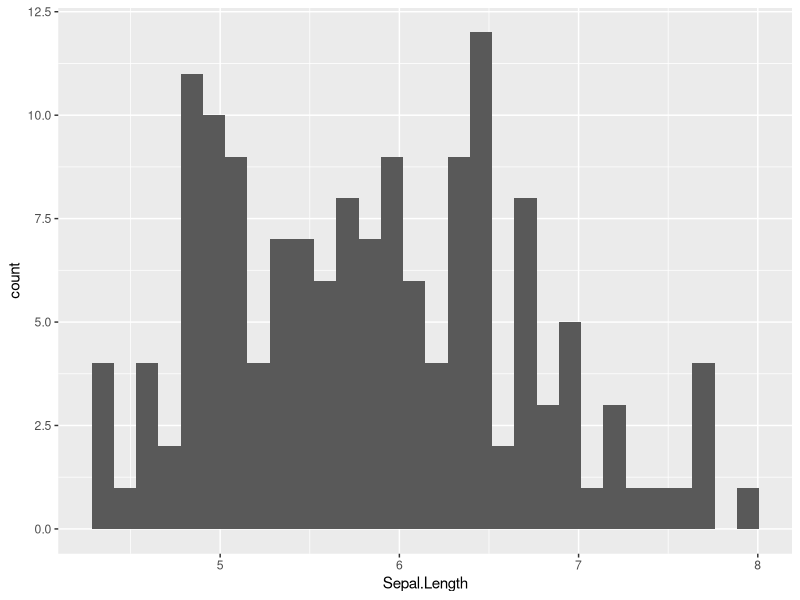
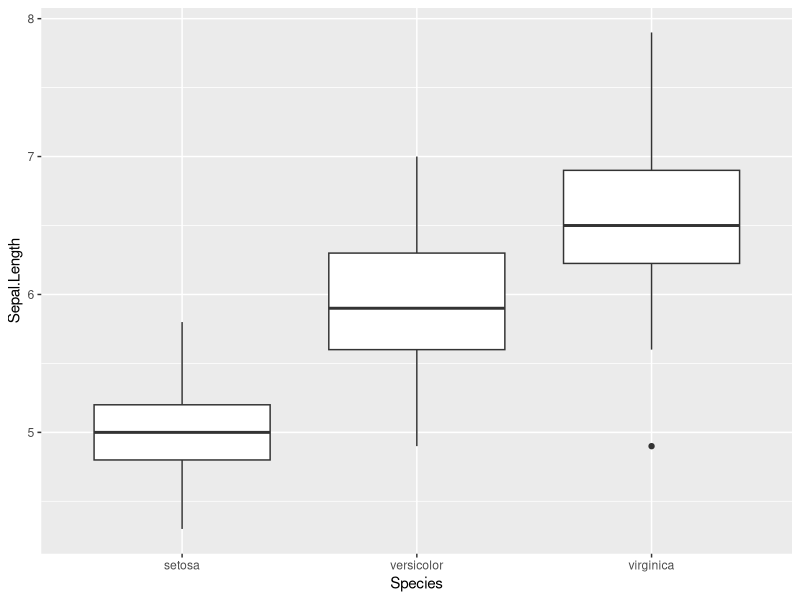
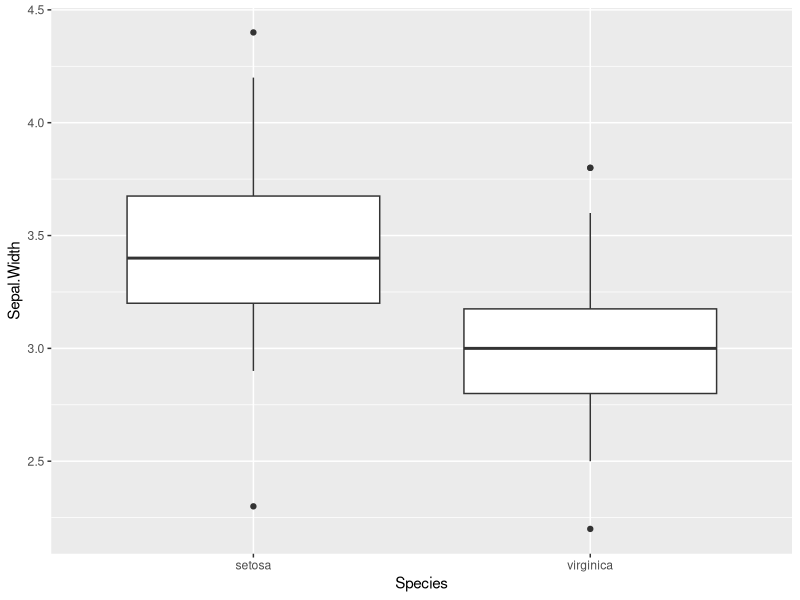
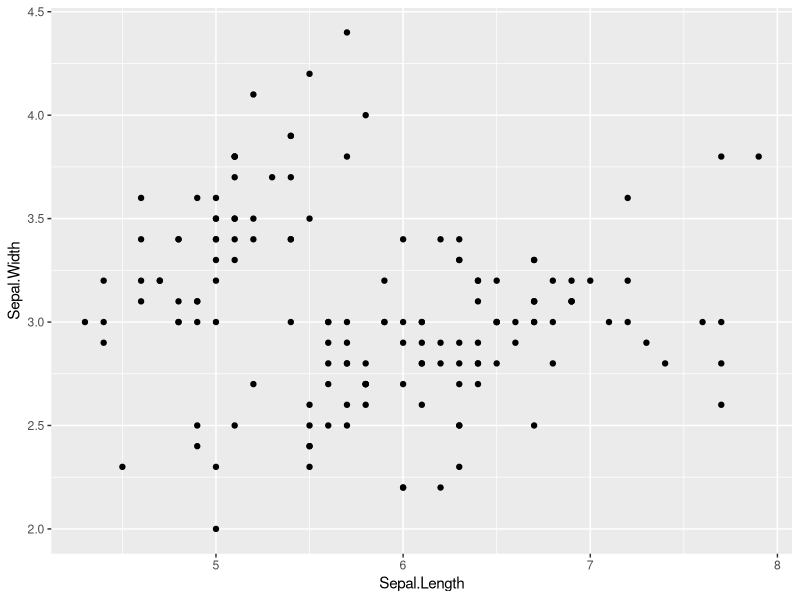
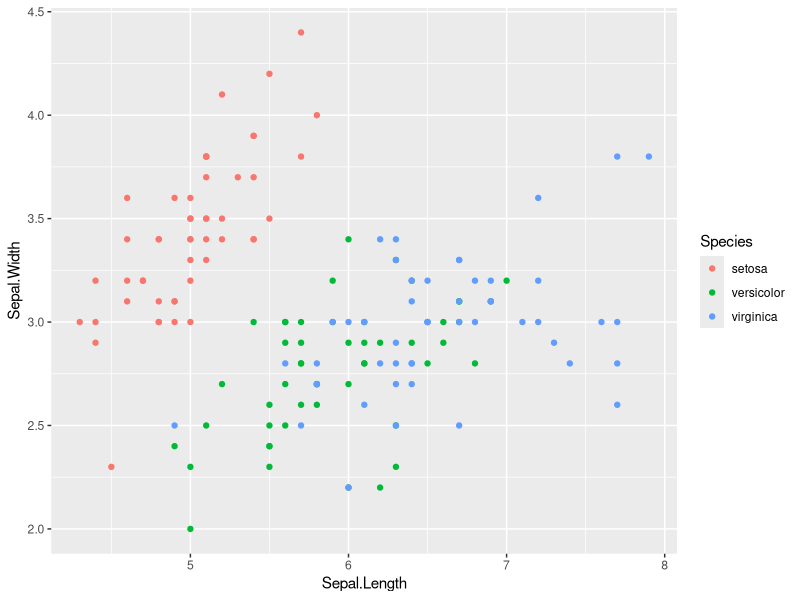
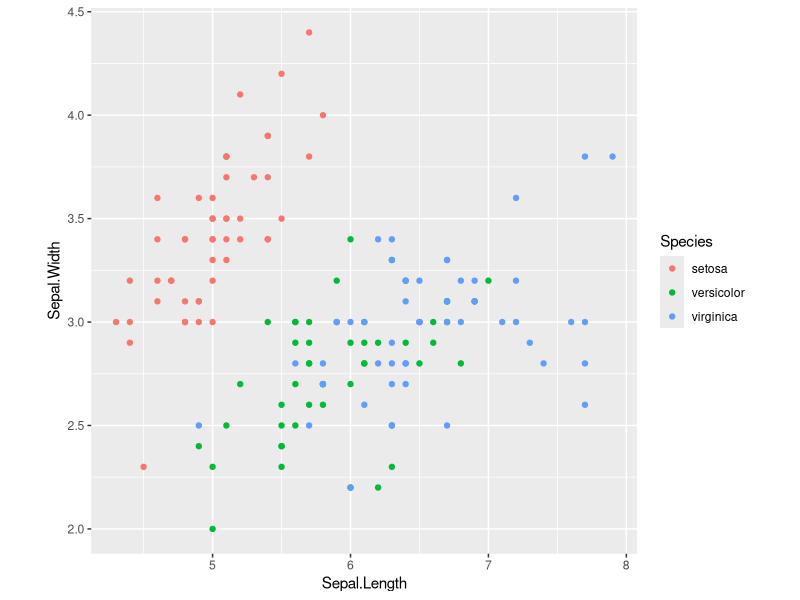

The R source for these figures, in order:
## ---- chunk 1
library(tidyverse) 
library(gridExtra)
library(knitr) 
opts_chunk$set(
  tidy = FALSE,
  cache = FALSE,
  echo = TRUE,
  warning = FALSE,
  message = FALSE,
  dpi = 300,
  fig.align = "center",
  fig.width = 4,
  fig.height = 4
  )
## ---- chunk 2
d <- iris # iris data set comes with base R
dim(d)
## ---- chunk 3
head(d)
## ---- chunk 4
table(d$Species)
## ---- chunk 5
g <- ggplot(d, aes(Sepal.Length)) + geom_histogram()
print(g)
## ---- chunk 6
library(dplyr) # dplyr is a part of tidyverse
# you could run library(tidyverse) instead
## ---- chunk 7
s1 <- select(d, Sepal.Length, Sepal.Width)
dim(s1)
head(s1)
## ---- chunk 8
s2 <- select(d, Sepal.Length, Sepal.Width, Petal.Length, Petal.Width)
dim(s2)
head(s2)
## ---- chunk 9
s3 <- select(d, -Species)
head(s3)
## ---- chunk 10
f1 <- filter(d, Species == "setosa") # note use of ==, not =
dim(f1)
head(f1)
## ---- chunk 11
f2 <- filter(d, Species %in% c("setosa", "virginica")) # %in%
dim(f2)
tail(f2)
## ---- chunk 12
f3 <- filter(d, Species != "versicolor") # != means "not equal"
dim(f3)
## ---- chunk 13
f4 <- filter(d, Sepal.Length < 6) 
dim(f4)
head(f4)
## ---- chunk 14
f5 <- filter(d, Sepal.Length >= 5.7) # >= "greater than or equal to"
## ---- chunk 15
table(f5$Species)
## ---- chunk 16
Sep.Len.Cut <- 5.7
f6 <- filter(d, Sepal.Length >= Sep.Len.Cut) 
table(f6$Species)
## ---- chunk 17
m1 <- mutate(d, Sepal.Sum = Sepal.Length + Sepal.Width)
dim(m1)
head(m1)
## ---- chunk 18
m2 <- mutate(d, size = ifelse(Sepal.Length >= 5, "big", "small"))
dim(m2)
head(m2)
## ---- chunk 19
a1 <- arrange(d, Sepal.Length)
dim(a1)
head(a1)
## ---- chunk 20
a2 <- arrange(d, desc(Sepal.Length))
dim(a2)
head(a2)
## ---- chunk 21
r1 <- mutate(d, Diff = Sepal.Length - Sepal.Width)
## ---- chunk 22
r2 <- filter(r1, Diff > 1.5, Species == "setosa")
## ---- chunk 23
r3 <- select(r2, Sepal.Length, Sepal.Width, Diff)
## ---- chunk 24
r4 <- arrange(r3, desc(Diff))
head(r4)
## ---- chunk 25
r <- d %>% 
  mutate(Diff = Sepal.Length - Sepal.Width) %>%
  filter(Diff > 1.5, Species == "setosa") %>%
  select(Sepal.Length, Sepal.Width, Diff) %>%
  arrange(desc(Diff))
head(r)
## ---- chunk 26
setosa_df <- iris %>% 
  filter(Species == "setosa")
mean(setosa_df$Sepal.Length)

versi_df <- iris %>% 
  filter(Species == "versicolor")
mean(versi_df$Sepal.Length)

virgi_df <- iris %>% 
  filter(Species == "virginica")
mean(virgi_df$Sepal.Length)
## ---- chunk 27
iris %>% group_by(Species) %>%
  summarize(SL.mean = mean(Sepal.Length))
## ---- chunk 28
iris %>% group_by(Species) %>%
  summarize(SL.max = max(Sepal.Length), SL.min= min(Sepal.Length))
## ---- chunk 29
cal_wide <- data.frame(subject = paste0("Patient", 1:4),
                      breakfast = c(300, 350, 300, 250),
                      lunch = c(500, 500, 500, 450),
                      dinner = c(600, 650, 450, 500))
print(cal_wide)
## ---- chunk 30
cal_long <- cal_wide %>%
  gather(key = meal, value = calorie, breakfast, lunch, dinner) %>%
  arrange(subject)

head(cal_long)
## ---- chunk 31
cal_long_2 <- cal_wide %>%
  gather(key = meal, value = calorie, -subject) %>%
  arrange(subject)

head(cal_long_2)
## ---- chunk 32
cal_wide_2 <- cal_long %>%
  spread(key = meal, value = calorie)

head(cal_wide_2)
## ---- chunk 33
g <- ggplot(d, aes(x = Species, y = Sepal.Length)) +
  geom_boxplot()
print(g)
## ---- chunk 34
ds <- d %>%
  filter(Species == "versicolor")
quantile(ds$Sepal.Length)
## ---- chunk 35
g <- d %>%
  filter(Species != "versicolor") %>%
  ggplot(aes(Species, Sepal.Width)) +
  geom_boxplot()
print(g)
## ---- chunk 36
g <- ggplot(d, aes(x = Sepal.Length, y = Sepal.Width)) +
  geom_point()
print(g)
## ---- chunk 37
g <- ggplot(d, aes(Sepal.Length, Sepal.Width, color = Species)) +
  geom_point()
print(g)
## ---- chunk 38
g2 <- g + theme(aspect.ratio = 1)
print(g2)
